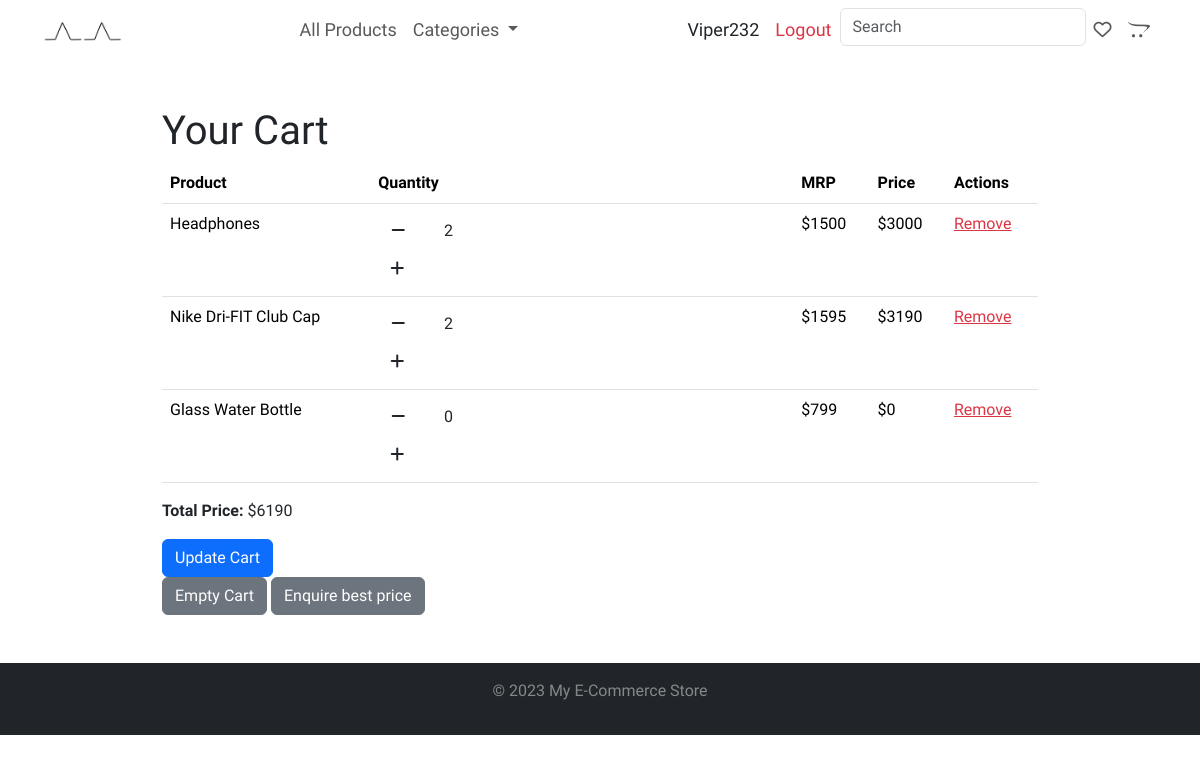
The page /cart (signed in) on the database its author committed.
### ecommerce/models.py (models this page shows, shortened)
class CartProduct(models.Model):
    cart = models.ForeignKey(Cart, on_delete=models.CASCADE)
    product = models.ForeignKey(Products, on_delete=models.CASCADE)
    quantity = models.PositiveIntegerField(default=1)

class Products(models.Model):
    name = models.CharField(max_length=60)
    price = models.IntegerField(default=0)
    category = models.ForeignKey(Category, on_delete=models.CASCADE, default=1)
    tagline = models.CharField(max_length=50, null=True, blank=True)
    description = models.CharField(
        max_length=250, default='', blank=True, null=True)
    image = models.ImageField(upload_to='uploads/products/')

### ecommerce/views.py (the view)
# urls.py: path('cart', views.view_cart , name='view_cart'),
def view_cart(request):
    cust = request.session.get("customer_id")
    cart = Cart.objects.get(customer = cust)
    cart_items = CartProduct.objects.filter(cart=cart)
    total_price = sum(item.product.price * item.quantity for item in cart_items)
    return render(request, 'cart.html', {'cart': cart, 'cart_items': cart_items, 'total_price': total_price})

### ecommerce/Templates/cart.html (shortened to what this page needs)
{% extends 'master.html' %}
{% load mathfilters %}
{% block content %}
<div class="container w-75 m-auto mt-5 mb-5">
    <h1>Your Cart</h1>
    {% if cart_items %}
    <form method="post" action="{% url 'update_cart' %}">
        <table class="table">
            <thead>
                <tr>
                    <th>Product</th>
                    <th>Quantity</th>
                    <th>MRP</th>
                    <th>Price</th>
                    <th>Actions</th>
                </tr>
            </thead>
            <tbody>
                {% for cart_item in cart_items %}
                <tr>
                    <td>{{ cart_item.product.name }}</td>
                    <td>
                        <div class="input-group w-25">
                            <span class="input-group-btn">
                                <button type="button" class="btn btn-default btn-number minus"
                                    data-field="quantity_{{ cart_item.id }}">
                                    <span class="fa fa-minus minus"></span>
                                </button>
                            </span>
                            <input type="text" name="quantity_{{ cart_item.id }}" value="{{ cart_item.quantity }}"
                                class="form-control input-number border-0 text-center" min="1">
                            <span class="input-group-btn">
                                <button type="button" class="btn btn-default btn-number plus"
                                    data-field="quantity_{{ cart_item.id }}">
                                    <span class="fa fa-plus plus"></span>
                                </button>
                            </span>
                        </div>
                    </td>
                    <td>${{ cart_item.product.price }}</td>
                    <td>${{ cart_item.product.price|mul:cart_item.quantity }}</td>
                    <td>
                        <a href="{% url 'remove_from_cart' cart_item.id %}" class="link-danger">Remove</a>
                    </td>
                </tr>
                {% endfor %}
            </tbody>
        </table>
        <div>
            <p class=""><b>Total Price:</b> ${{ total_price }}</p>
        </div>
        <button type="submit" class="btn btn-primary">Update Cart</button>
    </form>
    <a href="{% url 'empty_cart' %}" class="btn btn-secondary">Empty Cart</a>
    <a href="#" class="btn btn-secondary">Enquire best price</a>
    {% else %}
    <p>Your cart is empty.</p>
    {% endif %}
</div>
{% endblock %}

### ecommerce/static/style.css (style rules this page uses)
* { font-family: 'Sacramento', cursive; font-family: 'Comfortaa', cursive; }

### rows shown on the page
CartProduct: product.name "Headphones", quantity "2", product.price "1500", product.price|mul "3000"
CartProduct: product.name "Nike Dri-FIT Club Cap", quantity "2", product.price "1595", product.price|mul "3190"
CartProduct: product.name "Glass Water Bottle", quantity "0", product.price "799", product.price|mul "0"

### other values the page prints
{{ request.session.customer }} "Viper232"
{{ total_price }} "6190"
